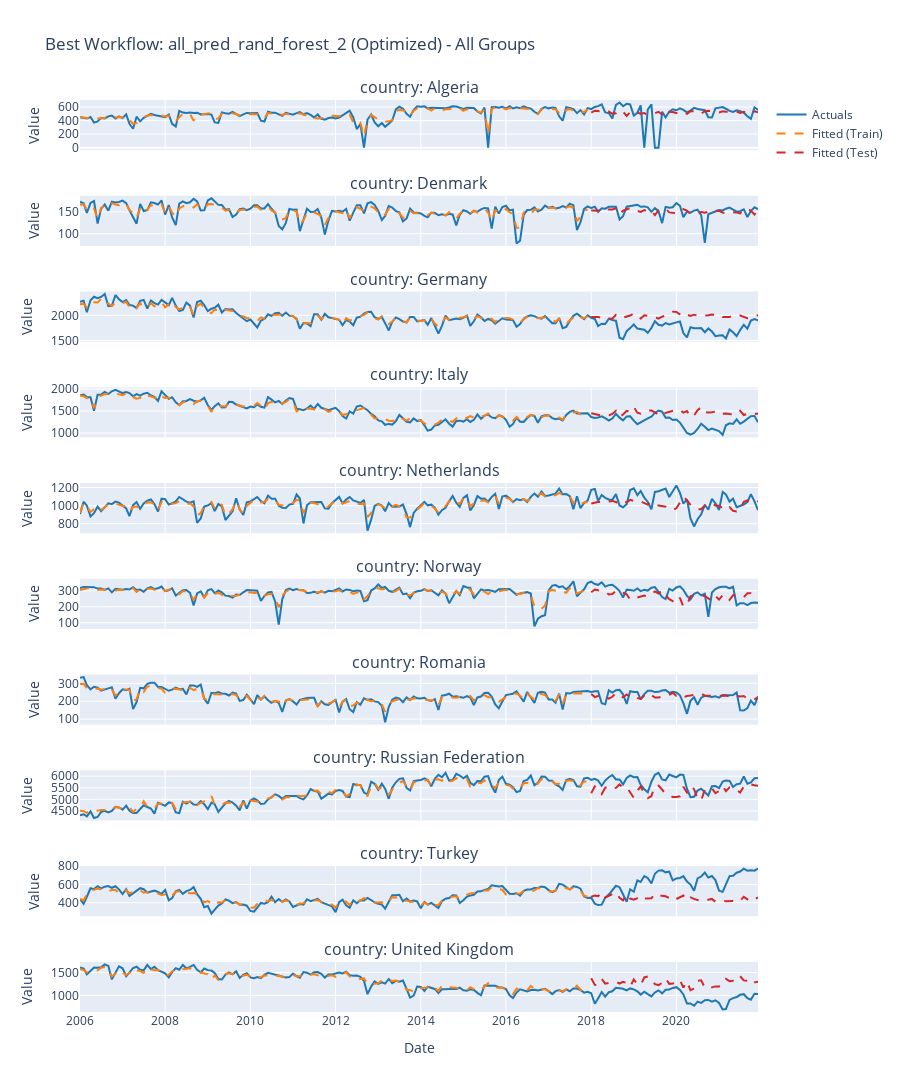

Write notebook code for a chart like this one.
### Markdown cell above
## 10. Visualization and Analysis

### Code cell
# Plot forecast for all groups
if fit_nested is not None:
    fig = plot_forecast(
        fit_nested,
        title=f"Best Workflow: {best_wf_id} (Optimized) - All Groups",
        height=1000
    )
    fig.show()
else:
    print("No forecasts to plot")
